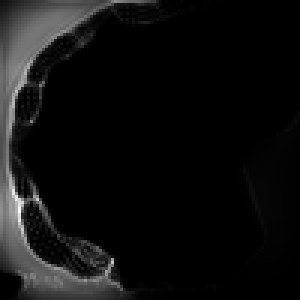
#> input picture EnvObjRendering/2025-06-19__06-48-33/material_polyp.png, 100 x 100 px, found by its file name (shown 3 times larger)
$ python test_snake.py
#> lines starting #> are read from the running program, lines starting #| are printed output that depends on the picture
import copy
import time
from dataclasses import dataclass
import os
from typing import List

import numpy as np
from PIL import Image
import matplotlib.pyplot as plt

# -----------------------------
# Utility: bilinear sampling
# -----------------------------
# [39 lines left out: functions _bilinear_sample, _bilinear_sample_vec, not called in this run]

# --------------------------------------
# Polyline helpers (closed/open curves)
# --------------------------------------
def roll(arr, shift):
    return np.roll(arr, shift=shift, axis=0)

# [20 lines left out: functions pairwise_diffs, arc_lengths, not called in this run]

def respaced_polyline(x, closed, n_points):
    """Resample polyline to equal arc-length spacing."""
    # compute cumulative arc length
    if closed:
        segs = roll(x, -1) - x
        Ls = np.linalg.norm(segs, axis=1)
        Lcum = np.concatenate([[0.0], np.cumsum(Ls)])
        Ltot = Lcum[-1]
        targets = np.linspace(0, Ltot, n_points+1)[:-1]  # exclude duplicate end
        # walk along
        new_pts = []
        j = 0
        for t in targets:
            while Lcum[j+1] < t:
                j += 1
            ratio = (t - Lcum[j]) / max(Ls[j], 1e-12)
            p = x[j] + ratio * (roll(x, -1)[j] - x[j])
            new_pts.append(p)
        return np.array(new_pts)
    else:
        segs = x[1:] - x[:-1]
        Ls = np.linalg.norm(segs, axis=1)
        Lcum = np.concatenate([[0.0], np.cumsum(Ls)])
        Ltot = Lcum[-1]
        targets = np.linspace(0, Ltot, n_points)
        new_pts = []
        j = 0
        for t in targets:
            while j < len(Ls)-1 and Lcum[j+1] < t:
                j += 1
            if Ls[j] < 1e-12:
                p = x[j].copy()
            else:
                ratio = (t - Lcum[j]) / Ls[j]
                p = x[j] + ratio * (x[j+1] - x[j])
            new_pts.append(p)
        return np.array(new_pts)

# --------------------------------------
# Main configuration dataclass
# --------------------------------------
@dataclass
class SnakeConfig:
    alpha: float = 0.05       # first-order regularization (tension)
    beta: float = 0.2         # second-order regularization (rigidity)
    gamma: float = 1.0        # external field weight (attraction to high f)
    eta: float = 0.5          # orientation (gradient alignment) weight
    lam_shape: float = 0.0    # length target weight
    L_target: float = None    # target length in pixels (if None, disabled)
    tau: float = 0.1          # step size
    max_iter: int = 400
    closed: bool = True
    freeze_grad: bool = True  # treat grad f as constant per iteration
    normalize_grad: bool = True  # use gradient direction only for orientation
    respacing_every: int = 20
    n_points: int = 200       # number of vertices
    clamp_to_image: bool = True  # keep vertices inside image bounds
    report_every: int = 50
    fixed_vertices: List[int] = None

    # --- Chan–Vese region term parameters ---
    use_chanvese: bool = False
    cv_lambda1: float = 1.0   # weight for inside term
    cv_lambda2: float = 1.0   # weight for outside term
    cv_nu: float = 0.0        # pure area bias term (ν)
    cv_weight: float = 1.0    # global scaling for CV term

    # --- Area constraint (target polygon area) ---
    lam_area: float = 0.0     # weight of (|A| - A_target)^2
    A_target: float = None    # target area in pixels^2 (if None, disabled)

# --------------------------------------
# Snake optimizer
# --------------------------------------
class Snake:
    def __init__(self, field, grad=None, cfg: SnakeConfig = SnakeConfig()):
        """
        field: HxW float32 in [0,1], larger = more attractive (E_ext = -gamma * ∫ f ds)
        grad: optional precomputed gradient as (gy, gx) arrays same shape as field
        """
        self.f = field.astype(np.float32)
        self.H, self.W = self.f.shape
        if grad is None:
            gy, gx = np.gradient(self.f)
            self.gx = gx.astype(np.float32)
            self.gy = gy.astype(np.float32)
        else:
            self.gy, self.gx = grad
        self.cfg = cfg

        # Precompute grid of pixel centers for Chan–Vese region statistics
        yy, xx = np.mgrid[0:self.H, 0:self.W]
        self._cv_grid_pts = np.stack([xx.ravel() + 0.5, yy.ravel() + 0.5], axis=1)

    # [235 lines left out: functions _sample_f_and_grad, _internal_gradient, _external_gradient, _length_target_gradient, _orientation_force, _polygon_area and 5 more, not called in this run]

def init_rectangle(W, H, n_points=200, margin_frac=0.2):
    # Axis-aligned rectangle approximated by equal steps
    m = margin_frac
    pts = np.array([
        [m*W, m*H],
        [W-m*W, m*H],
        [W-m*W, H-m*H],
        [m*W, H-m*H],
    ], dtype=np.float32)
    # resample
    return respaced_polyline(np.vstack([pts, pts[0]]), True, n_points)


# -----------------------------
# Load image & set up snake
# -----------------------------
img_path = "/home/marc/generation-terrain-procedural/EnvObjRendering/2025-12-04__14-28-37/material_polyp.png"

img = Image.open(img_path).convert("I;16")
#> img is the input picture: PIL image 100x100 I;16; min 0, max 65535, mean 4022.1
img = img.resize((50, 50))
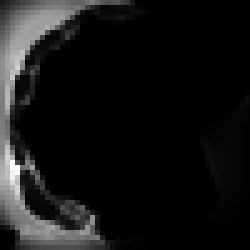
#> img: PIL image 50x50 I;16 (shown 5 times larger); min 0, max 48209, mean 4025.5; drawn with min black and max white
f = np.asarray(img, dtype=np.float32) / 65535.0
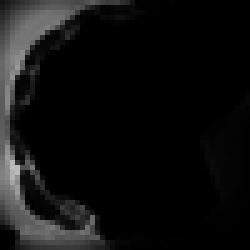
#> f: shape (50, 50) float32 (shown 5 times larger); min 0, max 0.736, mean 0.0614

H, W = f.shape
#> H = 50; W = 50

# --- Config ---
cfg = SnakeConfig(
    alpha=0.03,         # first-order regularization (tension)
    beta=0.05,         # second-order regularization (rigidity)
    gamma=-2.0,        # external field weight (attraction to high f)
    eta=0.0,          # orientation (gradient alignment) weight
    lam_shape=0.03,     # length target weight
    L_target=W,        # target length in pixels (if None, disabled)
    tau=0.1,          # step size
    max_iter=1000,
    closed=True,
    freeze_grad=True,
    normalize_grad=False,
    respacing_every=15,
    n_points=30,
    clamp_to_image=True,
    report_every=100,
    fixed_vertices=[0],

    # --- Chan–Vese usage (tune these) ---
    use_chanvese=True,   # set True to enable CV term
    cv_lambda1=1.0,
    cv_lambda2=1.0,
    cv_nu=0.0,
    cv_weight=5.0,

    # --- Area constraint (optional) ---
    lam_area=0.01,         # set >0 to constrain area
    A_target=200.0
)

# --- Initialize base curve ---
base_x0 = init_rectangle(W, H, n_points=cfg.n_points, margin_frac=.1)
# [8 lines of commented-out code are left out]
snk = Snake(f, cfg=cfg)
#> in __init__, `gy, gx = np.gradient(self.f)`:
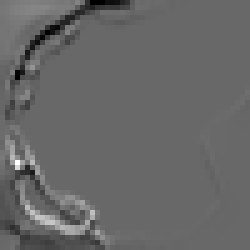
#> gy: shape (50, 50) float32 (shown 5 times larger); min -0.243, max 0.35, mean -0.00162; drawn with min black and max white
#> in __init__, `gy, gx = np.gradient(self.f)`:
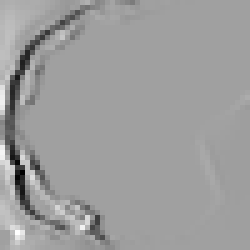
#> gx: shape (50, 50) float32 (shown 5 times larger); min -0.335, max 0.198, mean -0.00555; drawn with min black and max white

# --- Matplotlib setup ---
fig, ax = plt.subplots(figsize=(7, 5))
gy, gx = np.gradient(f.astype(float))
grad_mag = np.sqrt(gx**2 + gy**2)
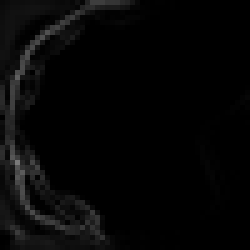
#> grad_mag: shape (50, 50) float64 (shown 5 times larger); min 0, max 0.476, mean 0.0243
H, W = f.shape
Y, X = np.mgrid[0:H, 0:W]

# draw isolines
ax.contour(X, Y, f, levels=20, cmap="gray")  # 20 contour levels
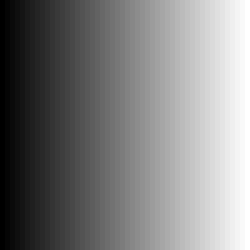
#> X: shape (50, 50) int64 (shown 5 times larger); min 0, max 49, mean 24.5; drawn with min black and max white
ax.axis("off")

from matplotlib.collections import LineCollection
paths_coll = LineCollection([], linewidths=1, alpha=0.6)  # thin, semi-transparent
ax.add_collection(paths_coll)

import matplotlib as mpl
cmap = plt.get_cmap("viridis")
(line,) = ax.plot([], [], lw=4.5)
(draw_line,) = ax.plot([], [], linestyle="--", linewidth=1)

DEBOUNCE = 0.12
_last_run = 0.0
_last_xy = (None, None)
_lastPath = None

#  state for drawing
is_drawing = False
draw_pts = []   # list of (x,y) while dragging

# [131 lines left out: functions run_snake_at, on_key_press, on_mouse_move, on_button_press, on_button_release, not called in this run]

# connect events
cid_move   = fig.canvas.mpl_connect('motion_notify_event', on_mouse_move)
cid_press  = fig.canvas.mpl_connect('button_press_event', on_button_press)
cid_release= fig.canvas.mpl_connect('button_release_event', on_button_release)
cid_key    = fig.canvas.mpl_connect('key_press_event', on_key_press)

plt.show()
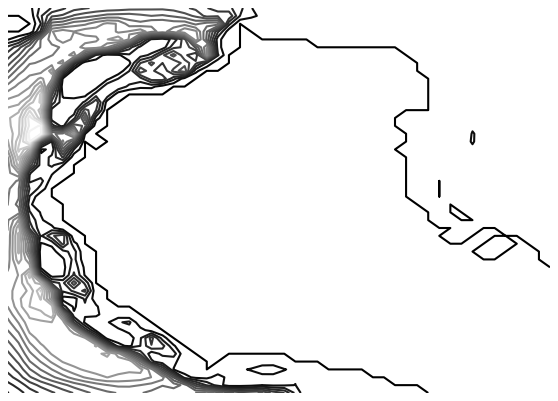
#> figure drawn by matplotlib, 1 panel
exit()
#> (the program exits here)

$ run again, with Python_tests/snake_test.png copied over EnvObjRendering/2025-06-19__06-48-33/material_polyp.png
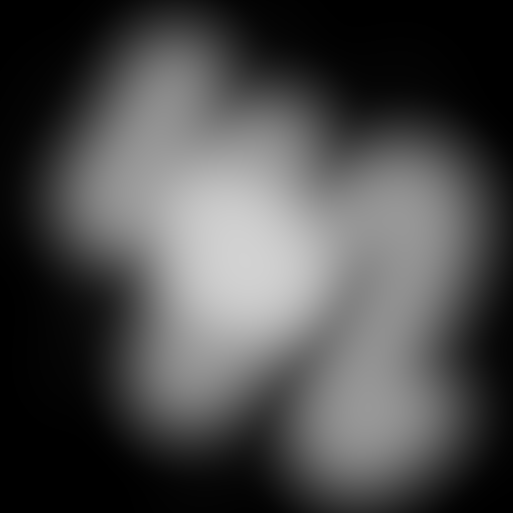
#> input picture Python_tests/snake_test.png, 513 x 513 px, found by its file name
#> `grad_mag = np.sqrt(gx**2 + gy**2)`:
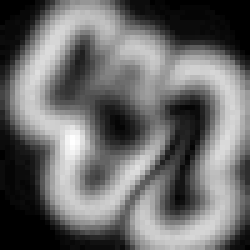
#> grad_mag: shape (50, 50) float64 (shown 5 times larger); min 0, max 0.000337, mean 0.000141; drawn with min black and max white
#> `plt.show()`:
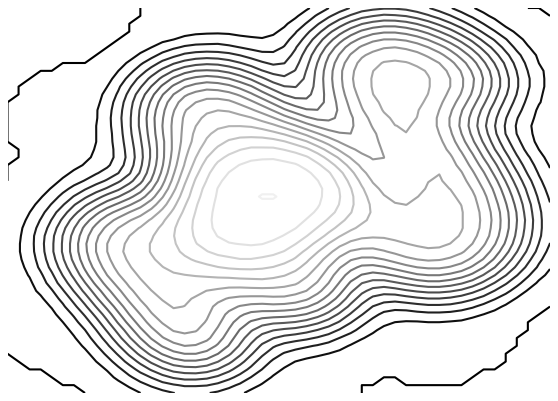
#> figure drawn by matplotlib, 1 panel

$ run again, with EnvObjRendering/2025-06-19__06-48-33/heightmap_subsided.png copied over EnvObjRendering/2025-06-19__06-48-33/material_polyp.png
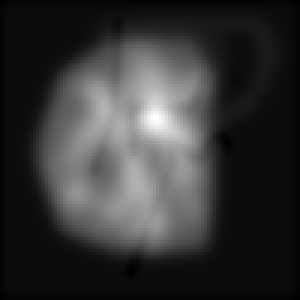
#> input picture EnvObjRendering/2025-06-19__06-48-33/heightmap_subsided.png, 100 x 100 px, found by its file name (shown 3 times larger)
#> img is the input picture: PIL image 100x100 I;16; min 592, max 55887, mean 12386.1
#> img: PIL image 50x50 I;16
#> in __init__, `gy, gx = np.gradient(self.f)`:
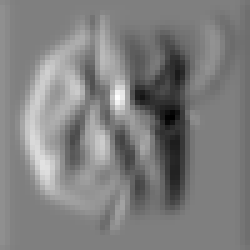
#> gx: shape (50, 50) float32 (shown 5 times larger); min -0.114, max 0.114, mean -6.99e-07; drawn with min black and max white
#> `plt.show()`:
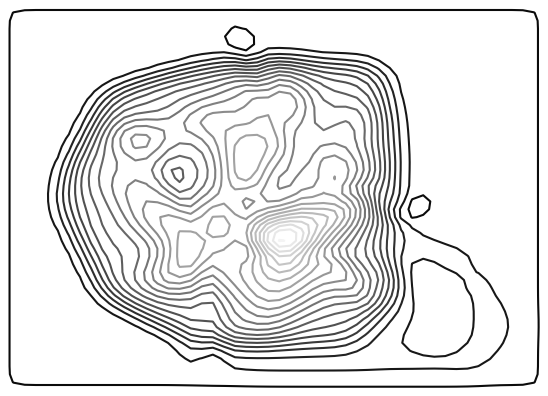
#> figure drawn by matplotlib, 1 panel

$ run again, with EnvObjRendering/2025-06-19__06-48-33/material_freshwater.png copied over EnvObjRendering/2025-06-19__06-48-33/material_polyp.png
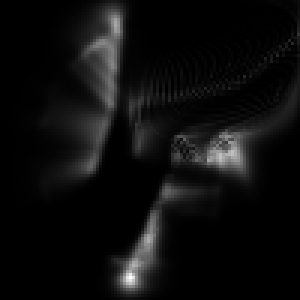
#> input picture EnvObjRendering/2025-06-19__06-48-33/material_freshwater.png, 100 x 100 px, found by its file name (shown 3 times larger)
#> img is the input picture: PIL image 100x100 I;16; min 0, max 65535, mean 3576.8
#> img: PIL image 50x50 I;16
#> `plt.show()`:
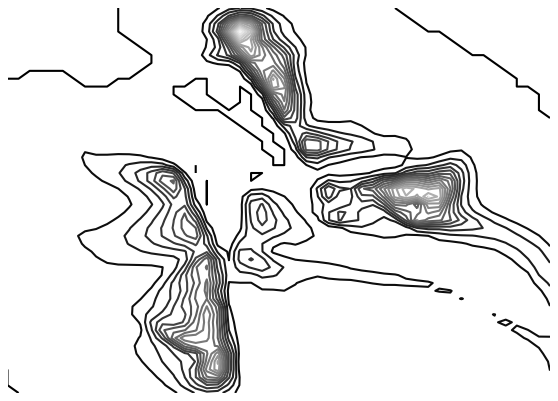
#> figure drawn by matplotlib, 1 panel
